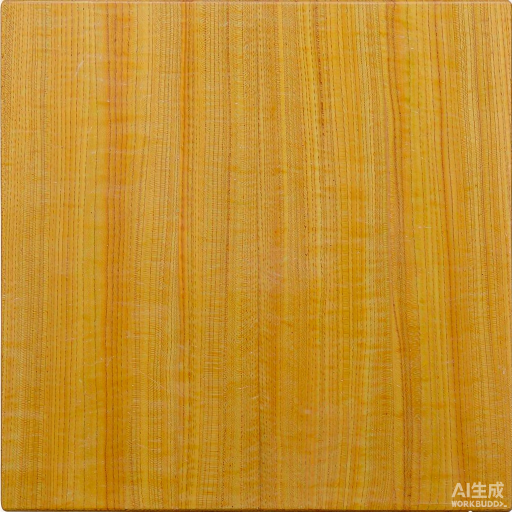
#> input picture HarmonyOS-App/ZhengZhengBoardGamesHarmonyOffline/scripts/_tex/A_flat_top_down_photo_of_a_tra_2026-10-11T00-02-37.png, 1024 x 1024 px (shown at 1/2 size); its folder holds only this picture in this run
$ python gen_board_artwork.py
#> lines starting #> are read from the running program, lines starting #| are printed output that depends on the picture
#!/usr/bin/env python3
"""棋盘底图生成器：AI 木纹材质 + 程序精确网格 + 同源坐标输出。

为什么不用纯 AI 出图：棋盘的每条线必须像素级等距，AI 生成的网格无法保证，
而棋子是靠百分比坐标落在交叉点上的，线位差 1% 就会错位。
所以拆成两层：
  1) 木纹底板  —— AI 生成（只提供材质，无任何线条）
  2) 网格 + 星位 —— 本脚本按数学精确绘制，同时输出 coords*.json 给 Index.ets 用

用法：
  python3 gen_board_artwork.py            # 生成全部棋盘
  python3 gen_board_artwork.py go13       # 只生成 13 路围棋
"""
import json
import os
import sys

from PIL import Image, ImageDraw, ImageEnhance

HERE = os.path.dirname(os.path.abspath(__file__))
MEDIA = os.path.abspath(os.path.join(HERE, '..', 'entry', 'src', 'main', 'resources', 'base', 'media'))
TEX_DIR = os.path.join(HERE, '_tex')

SIZE = 900          # 输出边长（棋盘最大显示约 780px，900 足够）
MARGIN = 0.085      # 棋盘线区距画布边缘的比例

# 线区跨度（占整图百分比）——网格宽度由它反推，见 grid_width()
SPAN = 0.782        # 首末交叉点之间的距离


def grid_width(n: int) -> float:
    """Grid 宽（占整图百分比）。

    Grid 的列落在「格子中心」，而棋子要落在底图的「交叉点」上，两者差半格。
    设底图 n 条线跨度 S%，则网格宽 = S * n / (n - 1)。
    """
    return SPAN * n / (n - 1)


def load_wood() -> Image.Image:
    """取木纹底板，裁掉 AI 水印区域并校正色调。"""
    files = [f for f in os.listdir(TEX_DIR) if f.lower().endswith('.png')] if os.path.isdir(TEX_DIR) else []
    files.sort(key=lambda f: os.path.getmtime(os.path.join(TEX_DIR, f)), reverse=True)
    if not files:
        raise SystemExit('找不到木纹底板：%s' % TEX_DIR)
    im = Image.open(os.path.join(TEX_DIR, files[0])).convert('RGB')
#> im is the input picture: PIL image 1024x1024 RGB; mean R, G, B 197.9, 143.6, 43
    # 裁掉底部 8%（右下角水印）
    w, h = im.size
#> w = 1024; h = 1024
    im = im.crop((0, 0, w, int(h * 0.92))).resize((SIZE, SIZE), Image.LANCZOS)
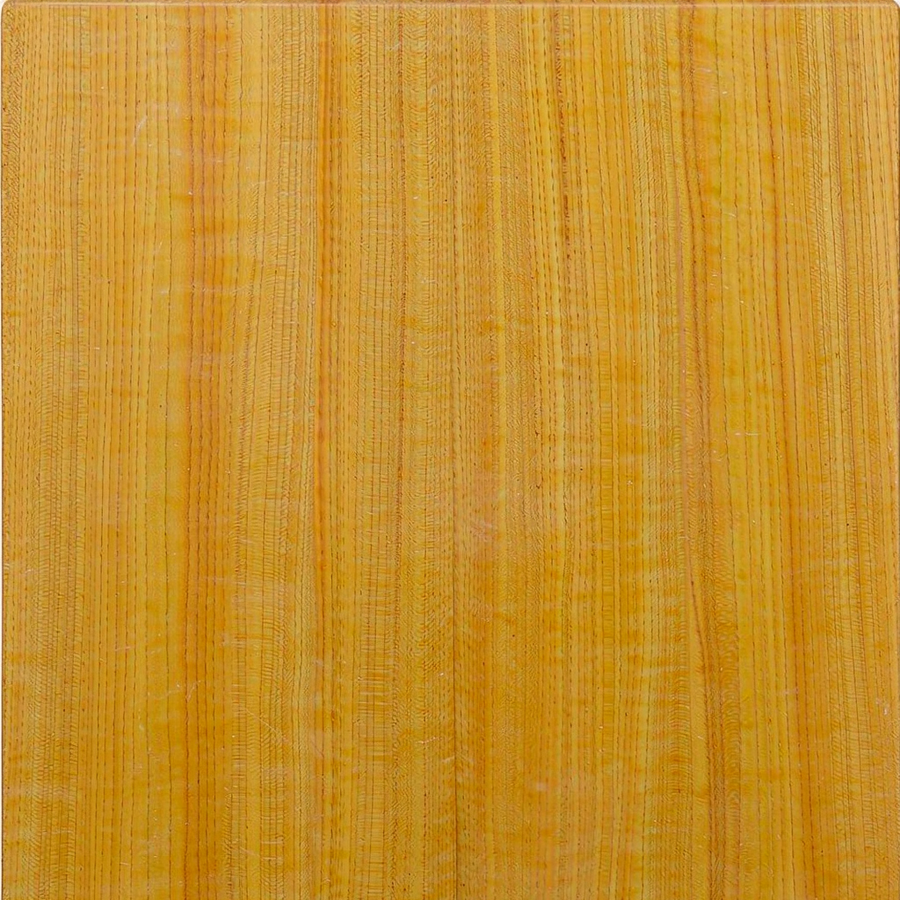
#> im: PIL image 900x900 RGB; mean R, G, B 199.1, 144.8, 44.3
    # AI 出图普遍偏亮偏橙：压饱和 + 压亮度 + 提对比，
    # 让它落到传统棋盘那种偏蜜黄的沉稳木色，线条才压得住
    im = ImageEnhance.Color(im).enhance(0.55)
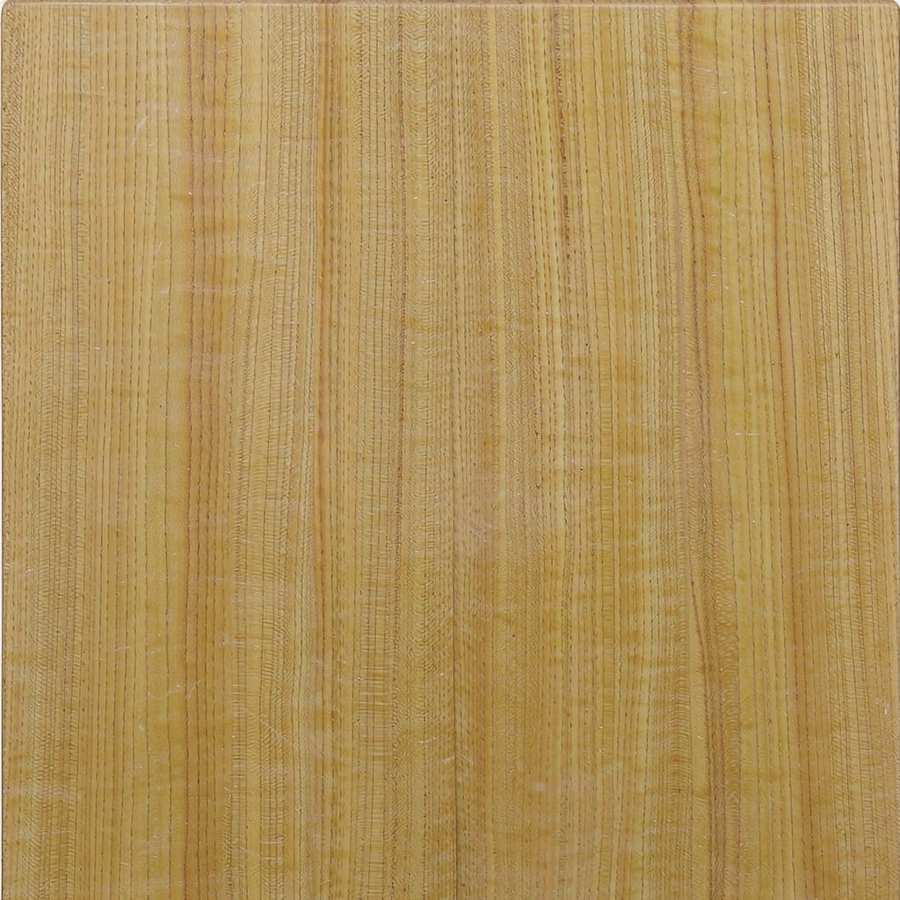
#> im: PIL image 900x900 RGB; mean R, G, B 176.3, 146.5, 91.2
    im = ImageEnhance.Brightness(im).enhance(0.88)
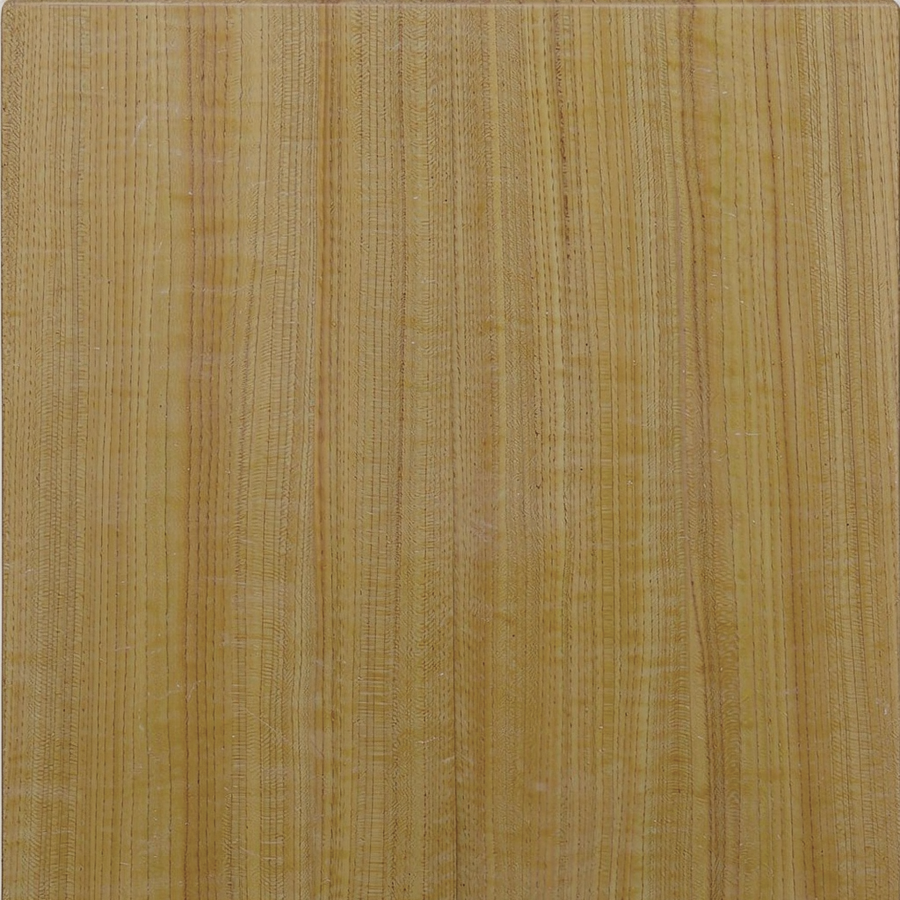
#> im: PIL image 900x900 RGB; mean R, G, B 154.7, 128.4, 79.8
    im = ImageEnhance.Contrast(im).enhance(1.16)
    return im


def save_optimized(im: Image.Image, path: str):
    """存盘并量化。

    木纹是有噪点的照片级素材，直接存 PNG 要 1.3MB/张，三张就把包体撑大 4MB。
    棋盘是纯色线条 + 平缓木纹，压到 96 色 + 轻微降噪后肉眼几乎无损，体积能降到 1/5。
    """
    from PIL import ImageFilter
    raw = os.path.getsize(path) if os.path.exists(path) else 0
    # 先轻微模糊，抹掉木纹的高频噪点 —— 噪点正是吃掉调色板的主因
    smoothed = im.filter(ImageFilter.SMOOTH_MORE)
    quantized = smoothed.quantize(colors=96, method=Image.MEDIANCUT, dither=Image.NONE)
    quantized.save(path, optimize=True)
    saved = os.path.getsize(path)
    print('       %-18s %6.0f KB → %6.0f KB' % (
        os.path.basename(path), raw / 1024, saved / 1024))


def draw_board(n: int, stars: int = 0, out_name: str = None, wood=None) -> dict:
    """画 n×n 交叉点棋盘；stars 为星位所在的对角索引数。"""
#> called with n = 13, stars = 4, out_name = 'go_board_13.png'
    im = (wood or load_wood()).copy()
    d = ImageDraw.Draw(im)

    # 交叉点坐标：首末线分别落在 MARGIN 和 1-MARGIN
    lo = MARGIN * SIZE
    hi = (1 - MARGIN) * SIZE
    step = (hi - lo) / (n - 1)
    pts = [lo + i * step for i in range(n)]

    line = (52, 30, 10)
    w = 2 if n <= 15 else 2

    # 刻线立体感：只在主线下方压一道 1px 的浅色高光，不加宽 halo，
    # 否则木纹底上会出现一圈发白的"粗边"，线看起来反而更浅。
    halo = (238, 218, 178)
    for p in pts:
        d.line([(p, lo), (p + 1, lo), (p + 1, hi), (p, hi)], fill=halo, width=1)
        d.line([(lo, p), (lo, p + 1), (hi, p + 1), (hi, p)], fill=halo, width=1)
    for p in pts:
        d.line([(p, lo), (p, hi)], fill=line, width=w)
        d.line([(lo, p), (hi, p)], fill=line, width=w)

    # 星位：围棋按路数取标准星位，五子棋取 5 点
    marks = []
    if stars == 9:      # 19 路：3x3 星位（4/10/16）
        idx = [3, 9, 15]
    elif stars == 5:    # 15 路：3x3 + 2 中星
        idx = [3, 7, 11]
    elif stars == 3:    # 13 路：4 个星位（3/6/9）
        idx = [3, 9]
    elif stars == 4:    # 13 路四角
        idx = [3, 9]
    else:
        idx = []
    if stars == 5:
        marks = [(i, j) for i in idx for j in idx] + [(7, 7)]
    elif stars in (3, 4):
        marks = [(i, j) for i in idx for j in idx]
    else:
        marks = [(i, j) for i in idx for j in idx]

    r = max(4, int(step * 0.14))
    for (i, j) in marks:
        cx, cy = pts[i], pts[j]
        d.ellipse([cx - r - 1, cy - r - 1, cx + r + 1, cy + r + 1], fill=halo)
        d.ellipse([cx - r, cy - r, cx + r, cy + r], fill=(48, 32, 16))

    name = out_name or ('go_board_%d.png' % n)
    path = os.path.join(MEDIA, name)
    save_optimized(im, path)
#> in save_optimized, `smoothed = im.filter(ImageFilter.SMOOTH_MORE)`:
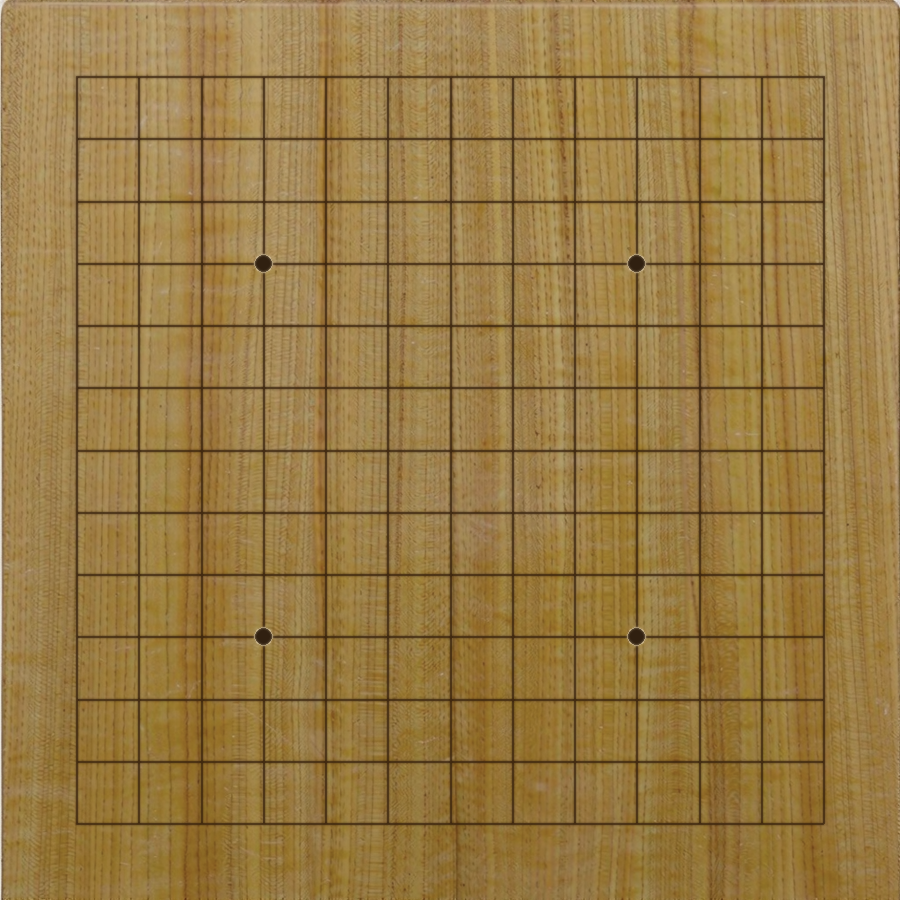
#> smoothed: PIL image 900x900 RGB; mean R, G, B 153, 122.9, 68.3

    # 输出同源坐标：交叉点相对整图的百分比
    coords = {
        'size': n,
        'spanPct': round(SPAN * 100, 4),
        'gridWidthPct': round(grid_width(n) * 100, 4),
        'cellPct': round(step / SIZE * 100, 4),
        'pointsPct': [round(p / SIZE * 100, 4) for p in pts],
    }
    return {'file': name, 'path': path, 'coords': coords, 'marks': len(marks)}


def emit_coords(prefix: str, data: dict):
    with open(os.path.join(HERE, 'coords_%s.json' % prefix), 'w', encoding='utf-8') as f:
        json.dump(data['coords'], f, ensure_ascii=False, indent=2)
    with open(os.path.join(HERE, 'coords_%s.ts.txt' % prefix), 'w', encoding='utf-8') as f:
        f.write('// 由 gen_board_artwork.py 生成，请勿手改\n')
        f.write('// %s 交叉点百分比坐标\n' % data['file'])
        f.write('export const %s_POINTS_PCT: number[] = [%s]\n' % (
            prefix.upper(), ', '.join('%.4f' % v for v in data['coords']['pointsPct'])))
        f.write('export const %s_GRID_WIDTH_PCT: number = %.4f\n' % (
            prefix.upper(), data['coords']['gridWidthPct']))


def main():
    os.makedirs(MEDIA, exist_ok=True)
    os.makedirs(TEX_DIR, exist_ok=True)
    only = sys.argv[1] if len(sys.argv) > 1 else None

    wood = load_wood()
    jobs = [
        ('go13', 13, 4, 'go_board_13.png'),
        ('go19', 19, 9, 'go_board_19.png'),
        ('gobang', 15, 5, 'gobang_board.png'),
    ]
    for prefix, n, stars, fname in jobs:
        if only and only != prefix:
            continue
        data = draw_board(n, stars, fname, wood=wood)
#> data = 4 items
        emit_coords(prefix, data)
        print('%-8s %-18s %d×%d  星位%d  网格宽%.2f%%  格距%.2f%%' % (
            prefix, data['file'], n, n, data['marks'],
            data['coords']['gridWidthPct'], data['coords']['cellPct']))
#| go13     go_board_13.png    13×13  星位4  网格宽84.72%  格距6.92%


if __name__ == '__main__':
    main()
